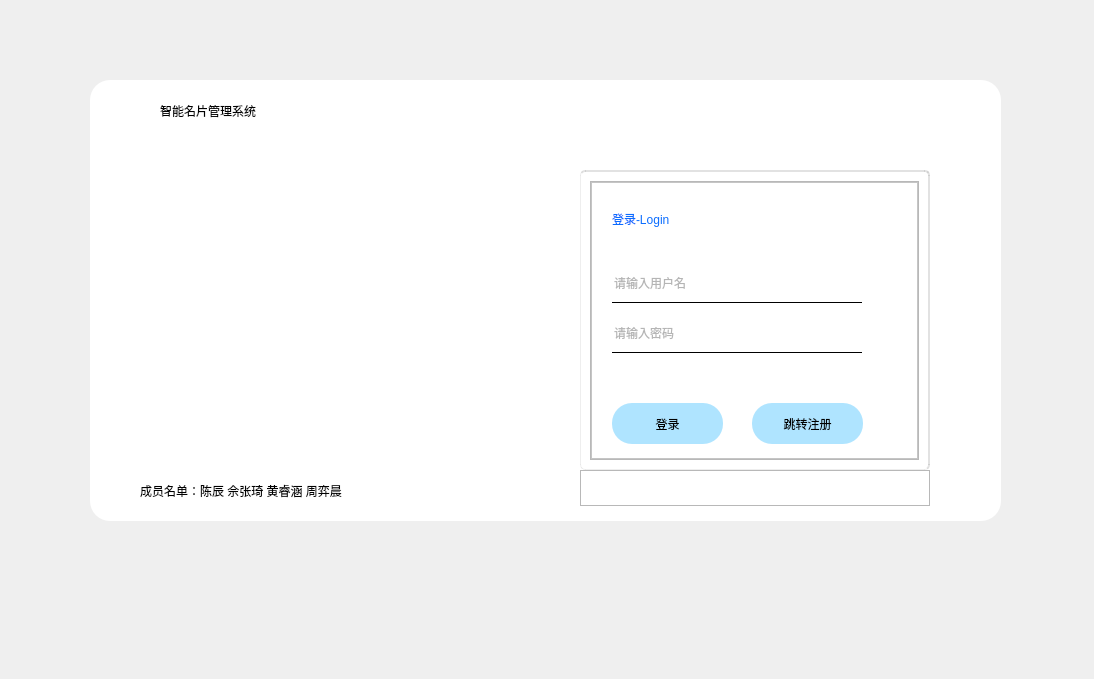
<?xml version="1.0" encoding="UTF-8"?>
<ui version="4.0">
 <class>LoginWindow</class>
 <widget class="QMainWindow" name="LoginWindow">
  <property name="geometry">
   <rect>
    <x>0</x>
    <y>0</y>
    <width>1094</width>
    <height>679</height>
   </rect>
  </property>
  <property name="windowTitle">
   <string>MainWindow</string>
  </property>
  <property name="tabShape">
   <enum>QTabWidget::Rounded</enum>
  </property>
  <widget class="QWidget" name="centralwidget">
   <widget class="QFrame" name="Welcomeframe">
    <property name="geometry">
     <rect>
      <x>90</x>
      <y>80</y>
      <width>911</width>
      <height>441</height>
     </rect>
    </property>
    <property name="styleSheet">
     <string notr="true">#Welcomeframe{
	background-color: rgb(255, 255, 255);
    border-radius:20
}</string>
    </property>
    <property name="frameShape">
     <enum>QFrame::StyledPanel</enum>
    </property>
    <property name="frameShadow">
     <enum>QFrame::Raised</enum>
    </property>
    <widget class="QLabel" name="WelcomeWord">
     <property name="geometry">
      <rect>
       <x>70</x>
       <y>-20</y>
       <width>251</width>
       <height>101</height>
      </rect>
     </property>
     <property name="styleSheet">
      <string notr="true">font: 14pt &quot;幼圆&quot;;</string>
     </property>
     <property name="text">
      <string>智能名片管理系统</string>
     </property>
    </widget>
    <widget class="QLabel" name="developers">
     <property name="geometry">
      <rect>
       <x>50</x>
       <y>360</y>
       <width>461</width>
       <height>101</height>
      </rect>
     </property>
     <property name="styleSheet">
      <string notr="true">font: 14pt &quot;幼圆&quot;;</string>
     </property>
     <property name="text">
      <string>成员名单：陈辰 佘张琦 黄睿涵 周弈晨</string>
     </property>
    </widget>
    <widget class="QFrame" name="LandRframe">
     <property name="geometry">
      <rect>
       <x>490</x>
       <y>90</y>
       <width>350</width>
       <height>300</height>
      </rect>
     </property>
     <property name="minimumSize">
      <size>
       <width>350</width>
       <height>300</height>
      </size>
     </property>
     <property name="styleSheet">
      <string notr="true">#LandRframe{
	border-top:2px solid gray;
	border-right:2px solid gray;
	border-left:1px solid gray;
	border-bottom:1px solid gray;
	border-radius:5px;
	border-color: rgba(181, 181, 181,100);
	border-bottom-color: rgba(181, 181, 181,60);
	border-left-color: rgba(181, 181, 181,60);
}
</string>
     </property>
     <property name="frameShape">
      <enum>QFrame::StyledPanel</enum>
     </property>
     <property name="frameShadow">
      <enum>QFrame::Raised</enum>
     </property>
     <layout class="QVBoxLayout" name="verticalLayout_3">
      <item>
       <widget class="QFrame" name="frame">
        <property name="sizePolicy">
         <sizepolicy hsizetype="Preferred" vsizetype="Preferred">
          <horstretch>0</horstretch>
          <verstretch>8</verstretch>
         </sizepolicy>
        </property>
        <property name="minimumSize">
         <size>
          <width>321</width>
          <height>200</height>
         </size>
        </property>
        <property name="frameShape">
         <enum>QFrame::StyledPanel</enum>
        </property>
        <property name="frameShadow">
         <enum>QFrame::Raised</enum>
        </property>
        <layout class="QVBoxLayout" name="verticalLayout">
         <property name="spacing">
          <number>0</number>
         </property>
         <property name="leftMargin">
          <number>0</number>
         </property>
         <property name="topMargin">
          <number>0</number>
         </property>
         <property name="rightMargin">
          <number>0</number>
         </property>
         <property name="bottomMargin">
          <number>0</number>
         </property>
         <item>
          <widget class="QFrame" name="frame_2">
           <property name="sizePolicy">
            <sizepolicy hsizetype="Preferred" vsizetype="Preferred">
             <horstretch>0</horstretch>
             <verstretch>5</verstretch>
            </sizepolicy>
           </property>
           <property name="styleSheet">
            <string notr="true">background-color: rgb(255, 255, 255);</string>
           </property>
           <property name="frameShape">
            <enum>QFrame::StyledPanel</enum>
           </property>
           <property name="frameShadow">
            <enum>QFrame::Raised</enum>
           </property>
           <layout class="QVBoxLayout" name="verticalLayout_2">
            <property name="spacing">
             <number>0</number>
            </property>
            <property name="leftMargin">
             <number>0</number>
            </property>
            <property name="topMargin">
             <number>0</number>
            </property>
            <property name="rightMargin">
             <number>0</number>
            </property>
            <property name="bottomMargin">
             <number>0</number>
            </property>
            <item>
             <widget class="QStackedWidget" name="stackedWidgetLoAndRe">
              <property name="styleSheet">
               <string notr="true">QLineEdit{
	background-color: rgba(255, 255, 255, 55);
    border:none;
    border-bottom:1px solid black;
 	font: 12pt &quot;幼圆&quot;;
	color: rgb(108, 108, 108);
}
QPushButton{
	border-radius:20px;
	font: 12pt &quot;幼圆&quot;;
	background-color: rgba(0, 170, 255,80);
}
QPushButton:hover
{
	border: 1px solid rgb(15 , 150 , 255);
}
 
QPushButton:pressed
{
	border: 1px solid rgb(1 , 84 , 153);
	background-color: rgba(0, 170, 255,125);
	padding-left:3px;
	padding-top:3px;
}
</string>
              </property>
              <property name="currentIndex">
               <number>0</number>
              </property>
              <widget class="QWidget" name="page">
               <widget class="QLabel" name="label">
                <property name="geometry">
                 <rect>
                  <x>20</x>
                  <y>20</y>
                  <width>170</width>
                  <height>32</height>
                 </rect>
                </property>
                <property name="styleSheet">
                 <string notr="true">font: 25 15pt &quot;微软雅黑 Light&quot;;
color: rgb(11, 109, 255);</string>
                </property>
                <property name="text">
                 <string>登录-Login</string>
                </property>
               </widget>
               <widget class="QLineEdit" name="lineEditUserName">
                <property name="geometry">
                 <rect>
                  <x>20</x>
                  <y>80</y>
                  <width>250</width>
                  <height>40</height>
                 </rect>
                </property>
                <property name="minimumSize">
                 <size>
                  <width>0</width>
                  <height>30</height>
                 </size>
                </property>
                <property name="styleSheet">
                 <string notr="true"/>
                </property>
                <property name="text">
                 <string/>
                </property>
                <property name="placeholderText">
                 <string>请输入用户名</string>
                </property>
               </widget>
               <widget class="QLineEdit" name="lineEditPassword">
                <property name="geometry">
                 <rect>
                  <x>20</x>
                  <y>130</y>
                  <width>250</width>
                  <height>40</height>
                 </rect>
                </property>
                <property name="minimumSize">
                 <size>
                  <width>0</width>
                  <height>30</height>
                 </size>
                </property>
                <property name="styleSheet">
                 <string notr="true"/>
                </property>
                <property name="text">
                 <string/>
                </property>
                <property name="placeholderText">
                 <string>请输入密码</string>
                </property>
               </widget>
               <widget class="QPushButton" name="pushButtonLogin">
                <property name="geometry">
                 <rect>
                  <x>20</x>
                  <y>220</y>
                  <width>111</width>
                  <height>41</height>
                 </rect>
                </property>
                <property name="cursor">
                 <cursorShape>PointingHandCursor</cursorShape>
                </property>
                <property name="styleSheet">
                 <string notr="true"/>
                </property>
                <property name="text">
                 <string>登录</string>
                </property>
               </widget>
               <widget class="QPushButton" name="pushButtonToRe">
                <property name="geometry">
                 <rect>
                  <x>160</x>
                  <y>220</y>
                  <width>111</width>
                  <height>41</height>
                 </rect>
                </property>
                <property name="cursor">
                 <cursorShape>PointingHandCursor</cursorShape>
                </property>
                <property name="styleSheet">
                 <string notr="true"/>
                </property>
                <property name="text">
                 <string>跳转注册</string>
                </property>
               </widget>
              </widget>
              <widget class="QWidget" name="page_2">
               <widget class="QLabel" name="label_2">
                <property name="geometry">
                 <rect>
                  <x>20</x>
                  <y>20</y>
                  <width>170</width>
                  <height>32</height>
                 </rect>
                </property>
                <property name="styleSheet">
                 <string notr="true">font: 25 15pt &quot;微软雅黑 Light&quot;;
color: rgb(11, 109, 255);</string>
                </property>
                <property name="text">
                 <string>注册-register</string>
                </property>
               </widget>
               <widget class="QLineEdit" name="lineEditReUserName">
                <property name="geometry">
                 <rect>
                  <x>20</x>
                  <y>60</y>
                  <width>250</width>
                  <height>40</height>
                 </rect>
                </property>
                <property name="text">
                 <string/>
                </property>
                <property name="placeholderText">
                 <string>请输入用户名</string>
                </property>
               </widget>
               <widget class="QLineEdit" name="lineEditRePassword">
                <property name="geometry">
                 <rect>
                  <x>20</x>
                  <y>110</y>
                  <width>250</width>
                  <height>40</height>
                 </rect>
                </property>
                <property name="text">
                 <string/>
                </property>
                <property name="placeholderText">
                 <string>请输入密码</string>
                </property>
               </widget>
               <widget class="QLineEdit" name="lineEditReComfirm">
                <property name="geometry">
                 <rect>
                  <x>20</x>
                  <y>160</y>
                  <width>250</width>
                  <height>40</height>
                 </rect>
                </property>
                <property name="text">
                 <string/>
                </property>
                <property name="placeholderText">
                 <string>确认密码</string>
                </property>
               </widget>
               <widget class="QPushButton" name="pushButtonRe">
                <property name="geometry">
                 <rect>
                  <x>20</x>
                  <y>220</y>
                  <width>111</width>
                  <height>41</height>
                 </rect>
                </property>
                <property name="cursor">
                 <cursorShape>PointingHandCursor</cursorShape>
                </property>
                <property name="styleSheet">
                 <string notr="true"/>
                </property>
                <property name="text">
                 <string>注册</string>
                </property>
               </widget>
               <widget class="QPushButton" name="pushButtonToLo">
                <property name="geometry">
                 <rect>
                  <x>160</x>
                  <y>220</y>
                  <width>111</width>
                  <height>41</height>
                 </rect>
                </property>
                <property name="cursor">
                 <cursorShape>PointingHandCursor</cursorShape>
                </property>
                <property name="styleSheet">
                 <string notr="true"/>
                </property>
                <property name="text">
                 <string>返回登录</string>
                </property>
                <property name="autoDefault">
                 <bool>false</bool>
                </property>
               </widget>
              </widget>
             </widget>
            </item>
           </layout>
          </widget>
         </item>
        </layout>
       </widget>
      </item>
     </layout>
    </widget>
    <widget class="QLabel" name="label_3">
     <property name="geometry">
      <rect>
       <x>20</x>
       <y>50</y>
       <width>491</width>
       <height>341</height>
      </rect>
     </property>
     <property name="minimumSize">
      <size>
       <width>240</width>
       <height>240</height>
      </size>
     </property>
     <property name="styleSheet">
      <string notr="true">background-color: rgba(255, 255, 255, 0);
border-color: rgba(255, 255, 255, 0);
border：none;</string>
     </property>
     <property name="text">
      <string/>
     </property>
     <property name="pixmap">
      <pixmap resource="res.qrc">:/pho/phres/login.png</pixmap>
     </property>
     <property name="scaledContents">
      <bool>true</bool>
     </property>
    </widget>
    <widget class="QLabel" name="label_4">
     <property name="geometry">
      <rect>
       <x>20</x>
       <y>10</y>
       <width>41</width>
       <height>41</height>
      </rect>
     </property>
     <property name="text">
      <string/>
     </property>
     <property name="pixmap">
      <pixmap resource="res.qrc">:/icon/phres/icon/logintopleft.png</pixmap>
     </property>
     <property name="scaledContents">
      <bool>true</bool>
     </property>
    </widget>
    <widget class="QPushButton" name="pushButton_2">
     <property name="geometry">
      <rect>
       <x>870</x>
       <y>10</y>
       <width>32</width>
       <height>32</height>
      </rect>
     </property>
     <property name="cursor">
      <cursorShape>PointingHandCursor</cursorShape>
     </property>
     <property name="styleSheet">
      <string notr="true">QPushButton{
	background-color: rgb(255, 255, 255);
	border-color: rgb(108, 108, 108);
	border-radius:50px;
}
QPushButton:hover
{
	border: 2px solid rgba(255, 0, 0, 200);
    background-color:rgba(255, 0, 0, 30);
	border-radius:16px;
}
 
QPushButton:pressed
{
	border: 2px solid rgba(255, 0, 0, 200);
	background-color:rgba(255, 0, 0, 150);
	padding-left:3px;
	padding-top:3px;
    border-radius:16px;
}</string>
     </property>
     <property name="text">
      <string/>
     </property>
     <property name="icon">
      <iconset resource="res.qrc">
       <normaloff>:/icon/phres/icon/colse.png</normaloff>:/icon/phres/icon/colse.png</iconset>
     </property>
     <property name="iconSize">
      <size>
       <width>18</width>
       <height>18</height>
      </size>
     </property>
    </widget>
    <widget class="QFrame" name="frame_3">
     <property name="geometry">
      <rect>
       <x>490</x>
       <y>390</y>
       <width>350</width>
       <height>36</height>
      </rect>
     </property>
     <property name="minimumSize">
      <size>
       <width>350</width>
       <height>32</height>
      </size>
     </property>
     <property name="frameShape">
      <enum>QFrame::StyledPanel</enum>
     </property>
     <property name="frameShadow">
      <enum>QFrame::Raised</enum>
     </property>
     <layout class="QVBoxLayout" name="verticalLayout_4">
      <property name="spacing">
       <number>0</number>
      </property>
      <property name="leftMargin">
       <number>0</number>
      </property>
      <property name="topMargin">
       <number>0</number>
      </property>
      <property name="rightMargin">
       <number>0</number>
      </property>
      <property name="bottomMargin">
       <number>0</number>
      </property>
      <item>
       <widget class="QStackedWidget" name="stackedWidget">
        <property name="styleSheet">
         <string notr="true">font: 10pt &quot;幼圆&quot;;
color: rgb(231, 0, 0);</string>
        </property>
        <property name="currentIndex">
         <number>0</number>
        </property>
        <widget class="QWidget" name="pageEmpty"/>
        <widget class="QWidget" name="pageUserEmpty">
         <widget class="QLabel" name="label_5">
          <property name="geometry">
           <rect>
            <x>20</x>
            <y>10</y>
            <width>241</width>
            <height>16</height>
           </rect>
          </property>
          <property name="text">
           <string>用户名和密码不能为空</string>
          </property>
         </widget>
        </widget>
        <widget class="QWidget" name="pageLoginFail">
         <widget class="QLabel" name="label_6">
          <property name="geometry">
           <rect>
            <x>20</x>
            <y>10</y>
            <width>241</width>
            <height>16</height>
           </rect>
          </property>
          <property name="text">
           <string>用户不存在或密码错误</string>
          </property>
         </widget>
        </widget>
        <widget class="QWidget" name="pageReFail">
         <widget class="QLabel" name="label_7">
          <property name="geometry">
           <rect>
            <x>20</x>
            <y>10</y>
            <width>241</width>
            <height>16</height>
           </rect>
          </property>
          <property name="text">
           <string>用户名已存在</string>
          </property>
         </widget>
        </widget>
        <widget class="QWidget" name="pagePassworddif">
         <widget class="QLabel" name="label_8">
          <property name="geometry">
           <rect>
            <x>20</x>
            <y>10</y>
            <width>241</width>
            <height>16</height>
           </rect>
          </property>
          <property name="text">
           <string>两次输入密码不一致</string>
          </property>
         </widget>
        </widget>
        <widget class="QWidget" name="pageReSuccess">
         <widget class="QLabel" name="label_9">
          <property name="geometry">
           <rect>
            <x>20</x>
            <y>10</y>
            <width>241</width>
            <height>16</height>
           </rect>
          </property>
          <property name="text">
           <string>注册成功，请返回登入</string>
          </property>
         </widget>
        </widget>
       </widget>
      </item>
     </layout>
    </widget>
    <zorder>label_3</zorder>
    <zorder>WelcomeWord</zorder>
    <zorder>LandRframe</zorder>
    <zorder>developers</zorder>
    <zorder>label_4</zorder>
    <zorder>pushButton_2</zorder>
    <zorder>frame_3</zorder>
   </widget>
  </widget>
 </widget>
 <resources>
  <include location="res.qrc"/>
 </resources>
 <connections/>
</ui>
